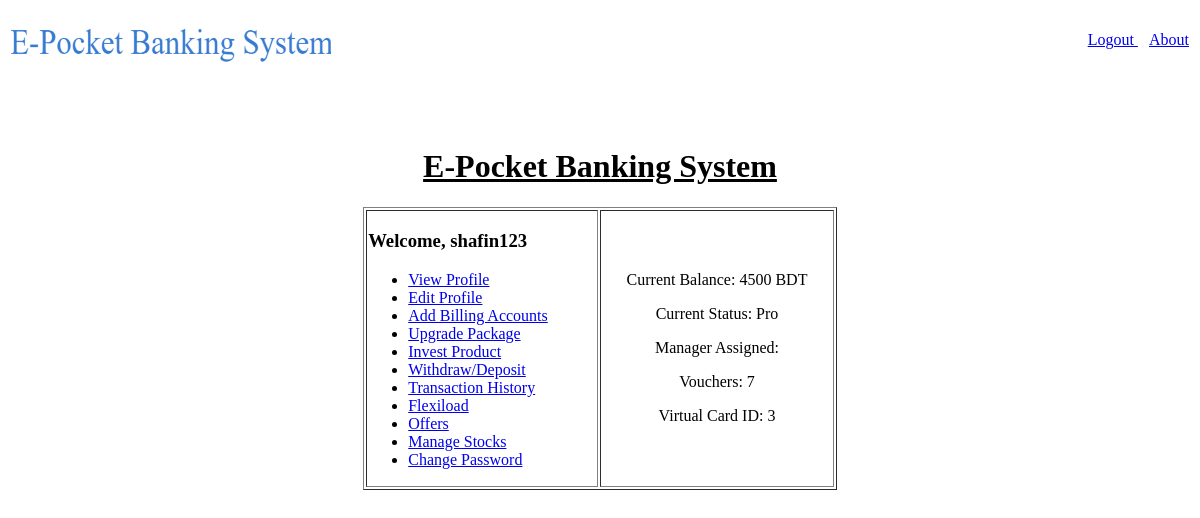
Page /view/client_home.php (signed in) on the earlier database version.
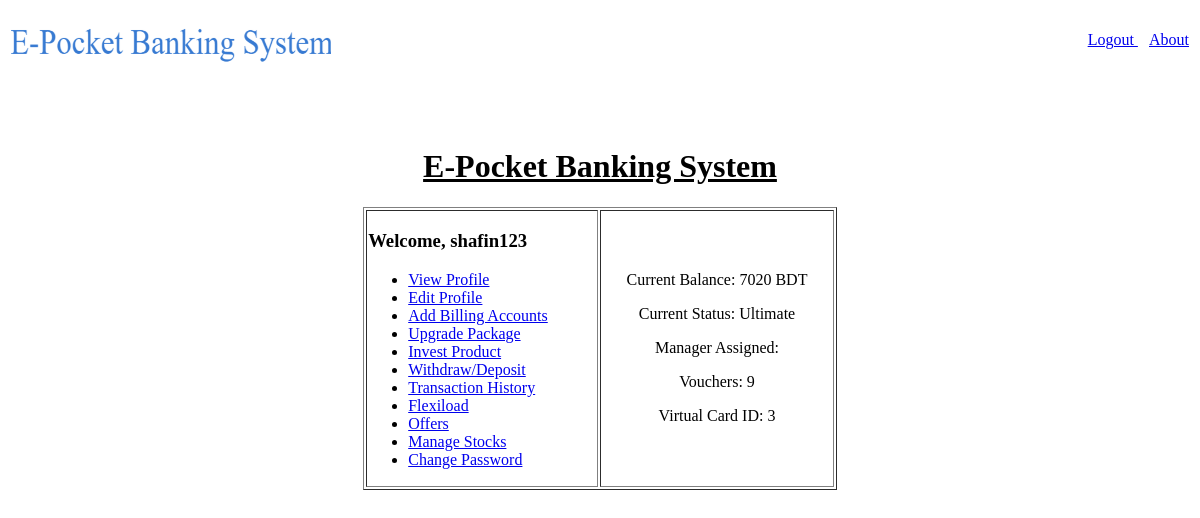
Same page on the later database version.
### tables this page shows
CREATE TABLE `client` (
  `c_id` int(11) NOT NULL,
  `c_name` varchar(50) NOT NULL,
  `c_password` varchar(50) NOT NULL,
  `c_username` varchar(30) NOT NULL,
  `c_email` varchar(50) NOT NULL,
  `c_gender` varchar(10) NOT NULL,
  `c_dob` date NOT NULL,
  `c_credit` double DEFAULT 0,
  `vouchers` int(11) NOT NULL DEFAULT 0,
  `c_package` varchar(20) NOT NULL DEFAULT 'Basic',
  `c_assigned_manager` varchar(30) NOT NULL
);

### models/clientService.php (called while the page is built, shortened)
<?php
function getUserInformation($username){
		$conn = getConnection('localhost', 'root', '', 'e_pocket_system');
		$sql = "select * from client where c_username = '$username'";
		$result = mysqli_query($conn, $sql);
		$userInfo =[];
		while($data = mysqli_fetch_assoc($result)){
			array_push($userInfo, $data);
		}
		return $userInfo;
	}
?>

### view/client_home.php (the view, shortened to what this page needs)
<?php
    require_once('../models/clientService.php');
    $userInformation = getUserInformation($_SESSION['username']);
?>
<!DOCTYPE html>
<html lang="en">
<head>
</head>
<body>
    <table width="100%">
        <tr>
            <td><a href="client_home.php"><img src="../assets/gallery/logo.jpg" alt="Logo" width="320px"></a></td>
            <td align="right"><a href="../php/logout.php">
                    Logout
                </a>&nbsp;&nbsp;
                <a href="about.html" target="_blank">
                    About
                </a></td>
        </tr>
    </table><br><br><br>
    <center>
        <u><h1>E-Pocket Banking System</h1></u>
        <table border="1" width="40%">
        <tr>
            <td>
                <h3>Welcome, <?=$userInformation[0]['c_username']?></h3>
                <ul>
                    <li><a href="view_client_profile.php">View Profile</a></li>
                    <li><a href="edit_client_profile.php">Edit Profile</a></li>
                    <li><a href="client_billing_account.php">Add Billing Accounts</a></li>
                    <li><a href="client_packages.php">Upgrade Package</a></li>
                    <li><a href="client_products.php">Invest Product</a></li>
                    <li><a href="client_withdraw_deposit.php">Withdraw/Deposit</a></li>
                    <li><a href="client_transaction.php">Transaction History</a></li>
                    <li><a href="client_flexiload.php">Flexiload</a></li>
                    <li><a href="client_offers.php">Offers</a></li>
                    <li><a href="client_manage_stock_products.php">Manage Stocks</a></li>
                    <li><a href="client_change_password.php">Change Password</a></li>
                </ul>
            </td>
            <td align="center">
                <p>Current Balance: <?=$userInformation[0]['c_credit']?> BDT</p>
                <p>Current Status: <?=$userInformation[0]['c_package']?></p>
                <p>Manager Assigned: <?=$userInformation[0]['c_assigned_manager']?></p>
                <p>Vouchers: <?=$userInformation[0]['vouchers']?></p>
                <p>Virtual Card ID: <?=$userInformation[0]['c_id']?></p>
            </td>
        </tr>
    </table>
    </center>
</body>
</html>

Differences in the rows shown:
changed client "shafin123": c_credit "4500" → "7020"; c_package "Pro" → "Ultimate"; vouchers "7" → "9"
